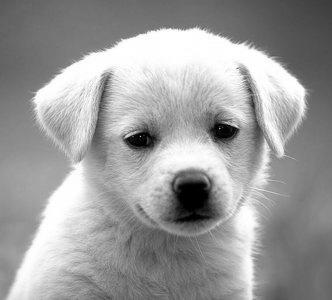
%> input picture dog.jpg, 332 x 300 px
$ octave edge_detection.m   (GNU Octave 9; MATLAB toolbox functions it lacks are replaced by stand-ins)
%> lines starting %> are read from the running program, lines starting %| are printed output that depends on the picture; in (x1, y1, x2, y2) boxes, pixels count from 0 and x2, y2 are one past the last pixel; in counts of white or black regions, pixels touching at a corner belong together; the program's own positions count from 1
clear all
%Ryan Lewis


%opening the picture
dog = imread('C:\Users\rlewi\Desktop\dog.jpg');
%> dog is the input picture: size 300x332x3 uint8; min 0, max 255, mean 155.7
dog = mean(dog, 3);
%> dog: size 300x332 double
dog = uint8(dog(1:250,1:250));
%> dog: size 250x250 uint8
height = size(dog,1);
%> height = 250
width = size(dog,2);
%> width = 250
filtered_dog = zeros(size(dog));
bwbalance = 0;

%matrix maker 1
size = 3;
stddev = 2;
Esum=0;
for x=-0.5*(size-1):0.5*(size-1)
  for y=-0.5*(size-1):0.5*(size-1)
    value = exp(-0.5*((x^2/stddev^2)+(y^2/stddev^2)))/(sqrt(2*pi)*stddev);
    E(1+x+0.5*(size-1),1+y+0.5*(size-1)) = value;
    Esum=Esum+value;
  end
end
E=E/Esum;

%matrix maker 2
size = 5;
stddev = 1;
Fsum=0;
for x=-0.5*(size-1):0.5*(size-1)
  for y=-0.5*(size-1):0.5*(size-1)
    value = exp(-0.5*((x^2/stddev^2)+(y^2/stddev^2)))/(sqrt(2*pi)*stddev);
    F(1+x+0.5*(size-1),1+y+0.5*(size-1)) = value;
    Fsum=Fsum+value;
  end
end
F=F/Fsum;

%matrix maker 3
stddev = 2;
Gsum=0;
for x=-0.5*(size-1):0.5*(size-1)
  for y=-0.5*(size-1):0.5*(size-1)
    value = exp(-0.5*((x^2/stddev^2)+(y^2/stddev^2)))/(sqrt(2*pi)*stddev);
    G(1+x+0.5*(size-1),1+y+0.5*(size-1)) = value;
    Gsum=Gsum+value;
  end
end
G=G/Gsum;


%filter parameters
row_o = floor(length(F)/2);
col_o = floor(length(F)/2);
%Looping through all pixels of the filtered image
row_limit = width - row_o;
%> row_limit = 248
col_limit = height - col_o;
%> col_limit = 248
for i=(1+row_o):row_limit
    for j=(1+col_o):col_limit
        row_min = i - row_o; row_max = i + row_o;
        col_min = j - col_o; col_max = j + col_o;
        tempdog = dog(row_min:row_max, col_min:col_max);
        filtered_dog(i,j) = sum(sum(F.*tempdog));
        filtered_dog2(i,j) = sum(sum(G.*tempdog));
        bwbalance = bwbalance + double(dog(i,j)); %getting a sum of all the pixel values
    end
end
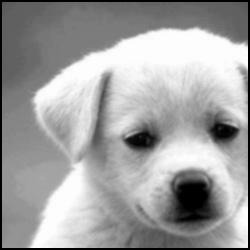
%> filtered_dog: size 250x250 double; min 0, max 253, mean 160.1
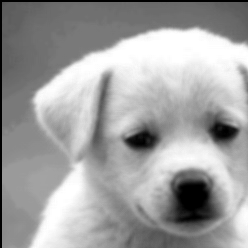
%> filtered_dog2: size 248x248 double; min 0, max 260, mean 163.8; drawn with min black and max white
%> after the loop, bwbalance = 10043645

bwbalance=bwbalance/(i*j) %dividing pixel values by image size to get base grey scale
%> bwbalance = 163.3

%looping through the filtered image to create the three different contrast value images
for i=(1+row_o):row_limit
    for j=(1+col_o):col_limit
      contrast_dog1(i,j) = uint8(filtered_dog(i,j))-0.2*(bwbalance-filtered_dog(i,j));
      contrast_dog2(i,j) = uint8(filtered_dog(i,j))-0.4*(bwbalance-filtered_dog(i,j));
      contrast_dog3(i,j) = uint8(filtered_dog(i,j))-0.6*(bwbalance-filtered_dog(i,j));
    end
  end
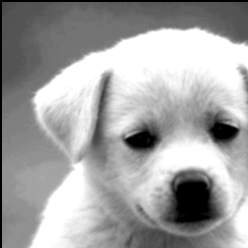
%> contrast_dog1: size 248x248 uint8; min 0, max 255, mean 161.9
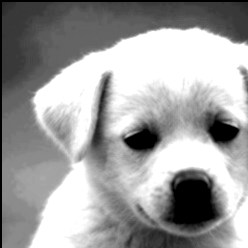
%> contrast_dog3: size 248x248 uint8; min 0, max 255, mean 157.9

%creating value for cartoon drawing
cartoon_dog1 = 255.*ones(i,j);
cartoon_dog2 = 255.*ones(i,j);
cartoon_dog3 = 255.*ones(i,j);

%Looping through all pixels of the medium contrast adjusted image
row_limit = width - row_o;
col_limit = height - col_o;
edge_strength1=5;
edge_strength2=10;
edge_strength3=15;
for i=(1+row_o):row_limit-5
    for j=(1+col_o):col_limit-5
        row_min = i - row_o; row_max = i + row_o;
        col_min = j - col_o; col_max = j + col_o;
        tempdog = contrast_dog2(row_min:row_max, col_min:col_max);
        tempdogUL = uint8((double(tempdog(1,1))+double(tempdog(1,2))+double(tempdog(2,1))+double(tempdog(2,2)))/4);%upper left
        tempdogUR = uint8((double(tempdog(1,4))+double(tempdog(1,5))+double(tempdog(2,4))+double(tempdog(2,5)))/4);%upper right
        tempdogLL = uint8((double(tempdog(4,1))+double(tempdog(4,2))+double(tempdog(5,1))+double(tempdog(5,2)))/4);%lower left
        tempdogLR = uint8((double(tempdog(4,4))+double(tempdog(4,5))+double(tempdog(5,4))+double(tempdog(5,5)))/4);%lower right

        %first edge detection strength
        if (tempdogUL+tempdogUR)/2 > edge_strength1+(tempdogLL+tempdogLR)/2
          %top is darker
          cartoon_dog1(i,j-1)=0; cartoon_dog1(i,j)=0; cartoon_dog1(i,j+1)=0;
        elseif (tempdogUL+tempdogUR)/2 > edge_strength1+(tempdogLL+tempdogLR)/2
          %bottom is darker
          cartoon_dog1(i,j-1)=0; cartoon_dog1(i,j)=0; cartoon_dog1(i,j+1)=0;
        elseif (tempdogUL+tempdogLL)/2 > edge_strength1+(tempdogUR+tempdogLR)/2
          %left is darker
          cartoon_dog1(i-1,j)=0; cartoon_dog1(i,j)=0; cartoon_dog1(i+1,j)=0;
        elseif (tempdogUR+tempdogLR)/2 > edge_strength1+(tempdogUL+tempdogLL)/2
          %right is darker
          cartoon_dog1(i-1,j)=0; cartoon_dog1(i,j)=0; cartoon_dog1(i+1,j)=0;
        end

        %second edge detection strength
        if (tempdogUL+tempdogUR)/2 > edge_strength2+(tempdogLL+tempdogLR)/2
          %top is darker
          cartoon_dog2(i,j-1)=0; cartoon_dog2(i,j)=0; cartoon_dog2(i,j+1)=0;
        elseif (tempdogUL+tempdogUR)/2 > edge_strength2+(tempdogLL+tempdogLR)/2
          %bottom is darker
          cartoon_dog2(i,j-1)=0; cartoon_dog2(i,j)=0; cartoon_dog2(i,j+1)=0;
        elseif (tempdogUL+tempdogLL)/2 > edge_strength2+(tempdogUR+tempdogLR)/2
          %left is darker
          cartoon_dog2(i-1,j)=0; cartoon_dog2(i,j)=0; cartoon_dog2(i+1,j)=0;
        elseif (tempdogUR+tempdogLR)/2 > edge_strength2+(tempdogUL+tempdogLL)/2
          %right is darker
          cartoon_dog2(i-1,j)=0; cartoon_dog2(i,j)=0; cartoon_dog2(i+1,j)=0;
        end

        %third edge detection strength
        if (tempdogUL+tempdogUR)/2 > edge_strength3+(tempdogLL+tempdogLR)/2
          %top is darker
          cartoon_dog3(i,j-1)=0; cartoon_dog3(i,j)=0; cartoon_dog3(i,j+1)=0;
        elseif (tempdogUL+tempdogUR)/2 > edge_strength3+(tempdogLL+tempdogLR)/2
          %bottom is darker
          cartoon_dog3(i,j-1)=0; cartoon_dog3(i,j)=0; cartoon_dog3(i,j+1)=0;
        elseif (tempdogUL+tempdogLL)/2 > edge_strength3+(tempdogUR+tempdogLR)/2
          %left is darker
          cartoon_dog3(i-1,j)=0; cartoon_dog3(i,j)=0; cartoon_dog3(i+1,j)=0;
        elseif (tempdogUR+tempdogLR)/2 > edge_strength3+(tempdogUL+tempdogLL)/2
          %right is darker
          cartoon_dog3(i-1,j)=0; cartoon_dog3(i,j)=0; cartoon_dog3(i+1,j)=0;
        end
    end
end
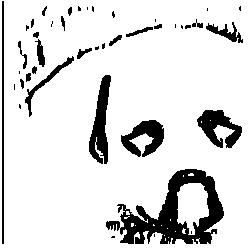
%> cartoon_dog1: size 248x248 double; 86.4% white; 42 black regions (20 under 20 px), largest, box (x1, y1, x2, y2) and area: (106, 169, 224, 244) 3556, (89, 75, 111, 164) 1041, (197, 110, 242, 148) 902
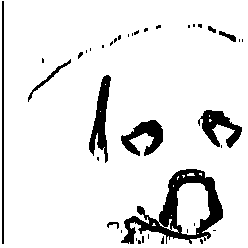
%> cartoon_dog2: size 248x248 double; 90.3% white; 39 black regions (29 under 20 px), largest, box (x1, y1, x2, y2) and area: (121, 169, 223, 244) 2533, (89, 75, 111, 163) 862, (198, 110, 242, 148) 768
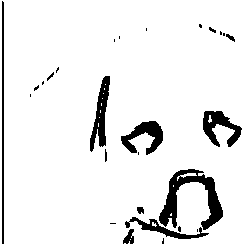
%> cartoon_dog3: size 248x248 double; 92.3% white; 27 black regions (15 under 20 px), largest, box (x1, y1, x2, y2) and area: (159, 169, 223, 230) 1422, (90, 76, 110, 152) 693, (203, 111, 242, 147) 671

dog = uint8(dog);
filtered_dog = uint8(filtered_dog);
%> filtered_dog: size 250x250 uint8
filtered_dog2 = uint8(filtered_dog2);
%> filtered_dog2: size 248x248 uint8

subplot(3,3,1), imshow(dog)
title('original image')
subplot(3,3,2), imshow(filtered_dog)
title('5x5 with 1 stddev')
subplot(3,3,3), imshow(filtered_dog2)
title('5x5 with 2 stddev')
subplot(3,3,4), imshow(contrast_dog1)
title('modified contrast 1')
subplot(3,3,5), imshow(contrast_dog2)
title('modified contrast 2')
subplot(3,3,6), imshow(contrast_dog3)
title('modified contrast 3')
subplot(3,3,7), imshow(cartoon_dog1)
title('edge detection 1')
subplot(3,3,8), imshow(cartoon_dog2)
title('edge detection 2')
subplot(3,3,9), imshow(cartoon_dog3)
title('edge detection 3')
